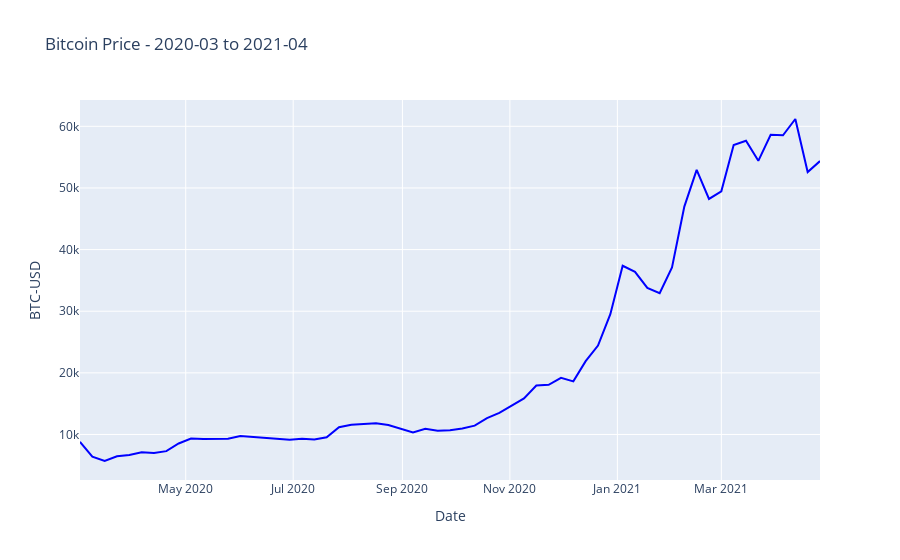
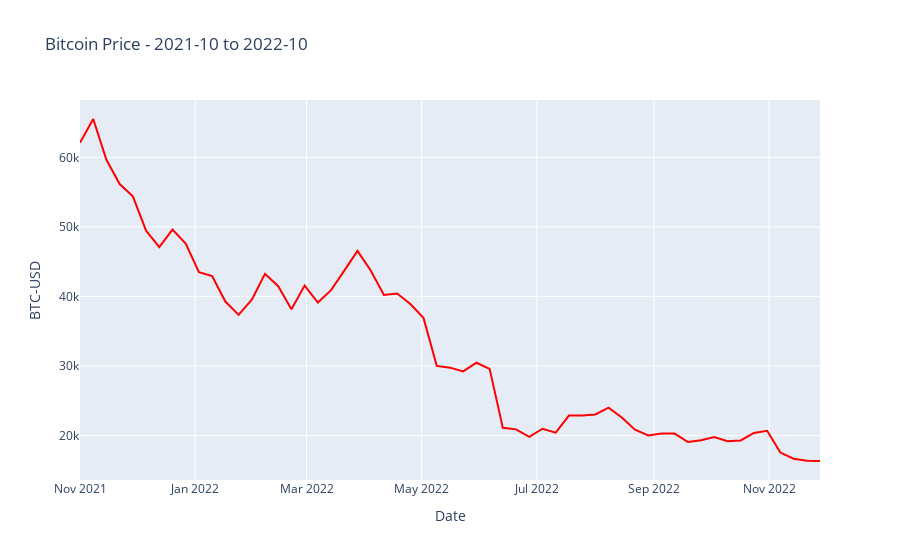

Write notebook code for charts like these, in order.
### Code cell
def plot_bitcoin_price(df, title, color='blue'):
    max_value = df['BTC-USD'].max()
    min_value = df['BTC-USD'].min()
    fig = px.line(df, 
                  x='Date', 
                  y='BTC-USD', 
                  title=title, 
                  color_discrete_sequence=[color])
    
    print(f"Min value: ${min_value:,.2f}")
    print(f"Max value: ${max_value:,.2f}")
    
    fig.show()

plot_bitcoin_price(period1, 'Bitcoin Price - 2020-03 to 2021-04')
plot_bitcoin_price(period2, 'Bitcoin Price - 2021-10 to 2022-10', "red")
